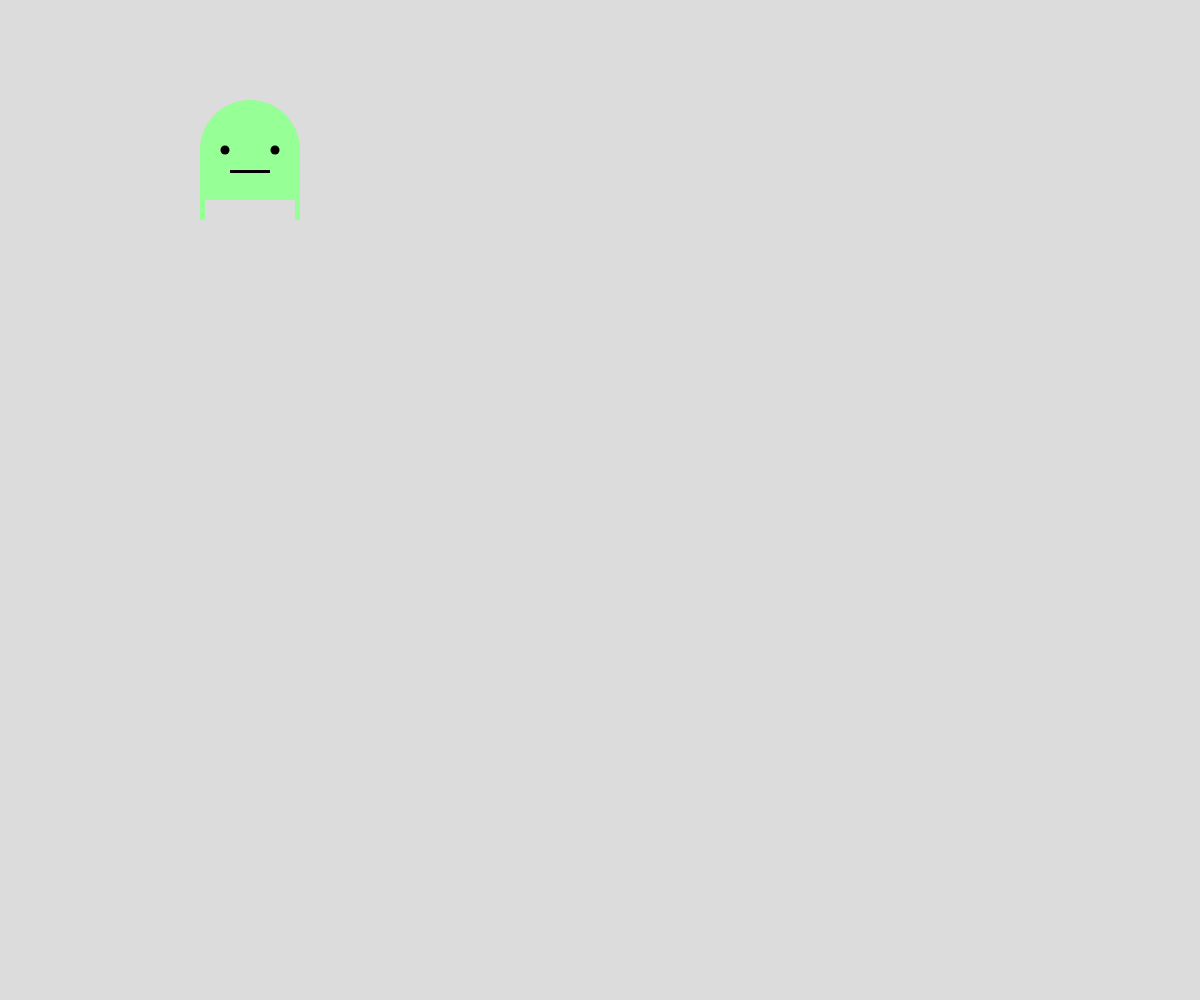
Frame 1 (no input)
Frame 60 (no input): identical to frame 1, image omitted
Frame 120 (the mouse pressed at the canvas centre since frame 60): identical to frame 1, image omitted

The p5.js sketch that drew this single still picture (run headless with seeded random() and noise() and a simulated clock; from frame 60 on, the mouse is pressed at the canvas centre):

// p5.js sketch
// ── sketch.js
// Drawing with Shapes Practice
// Joy Min
// Feb 10, 2025

// Global Variable Declarations
let boxX = 200, boxY = 100;

function setup() {
  createCanvas(windowWidth, windowHeight);
}

function draw() {
  background(220);
  drawCharacters();
}

function drawBox() {
  // draw  box on the screen
  fill(255,430,10);
  rect(boxX, boxY, 50, 50, 5, 5, 0, 0);
  rect(boxX, boxY - 50, 30);
}

function keyPressed() {
  if(key === "a"){
    boxX = 0;
  }
  if(key === "b"){
    boxY = 400;
  }
  if(keyCode === ESCAPE){
    boxX = width * 0.85; // 85% across the screen
    boxY = height * 0.6; // 60% down the screen
  }
}

function drawCharacters() {
  noStroke();
  fill(150,400,150);
  rect(boxX, boxY, 100, 100, 50, 50, 0, 0); //body part
  rect(boxX, boxY+100, 5, 20); // left leg
  rect(boxX+95, boxY+100, 5, 20); // right leg
  fill(0,0,0);
  circle(boxX +25, boxY +50, 9); // left eye
  circle(boxX +75, boxY +50, 9); // right eye
  rect(boxX + 30, boxY + 70, 40, 3); // mouth
}
